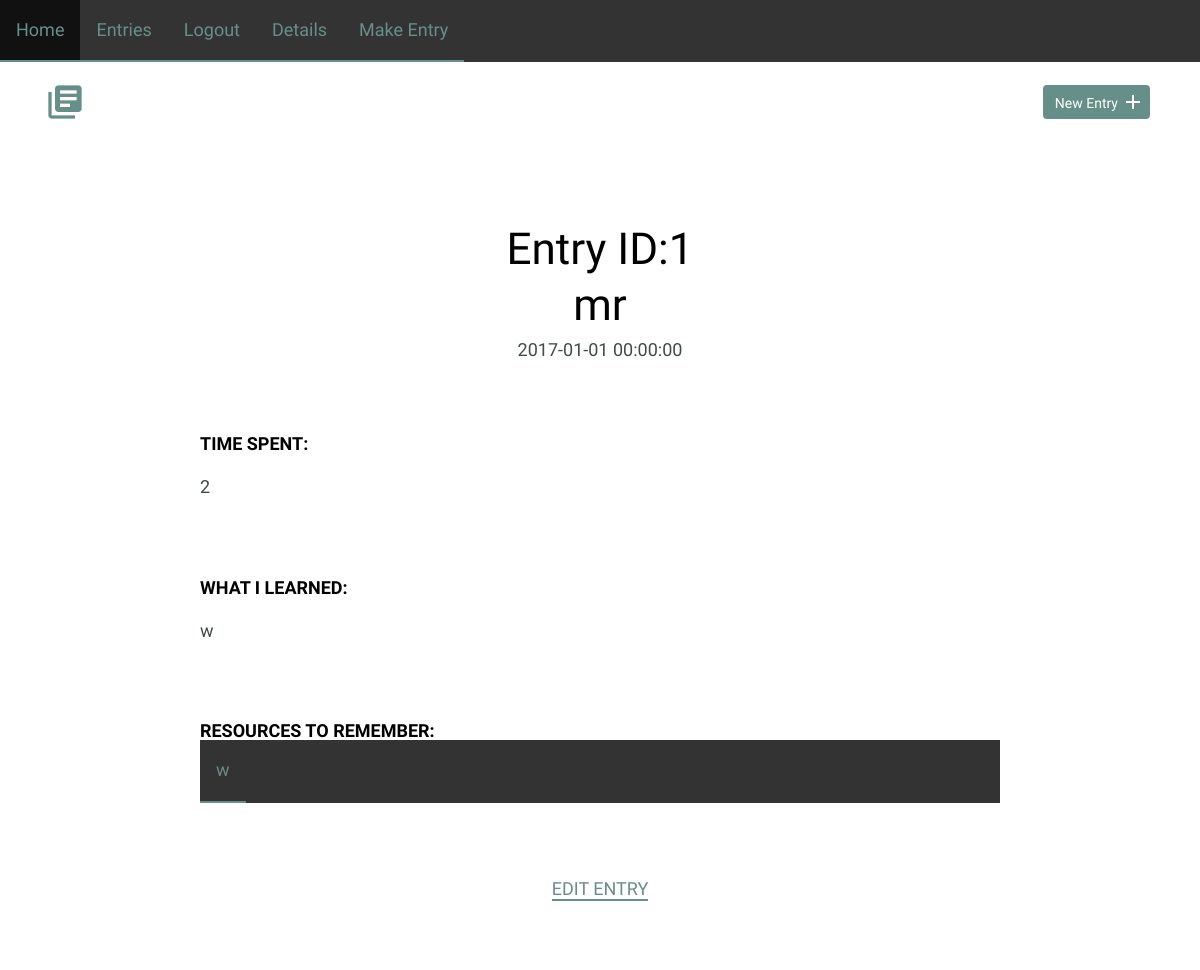
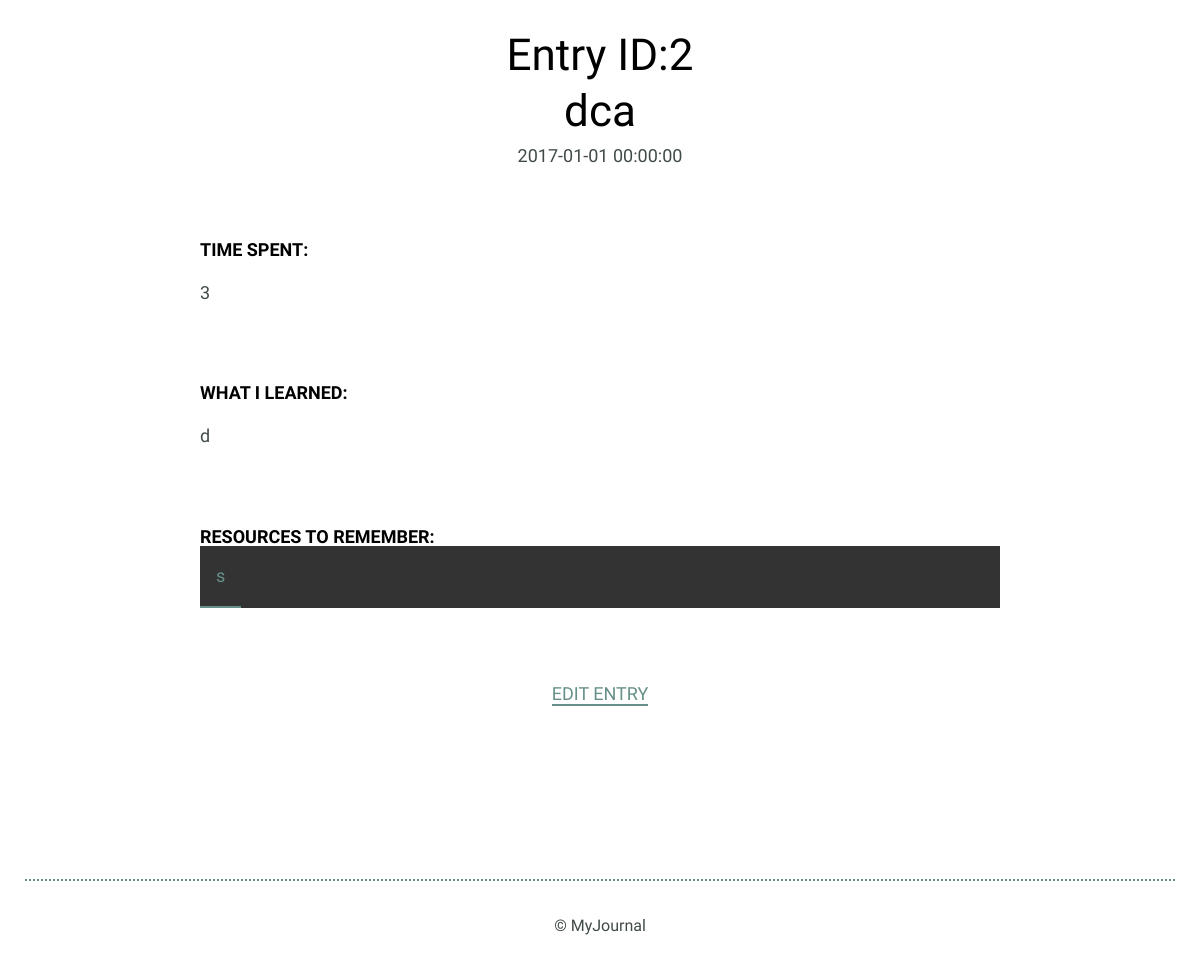
Page /details (signed in) on the earlier database version (2 pictures, top to bottom).
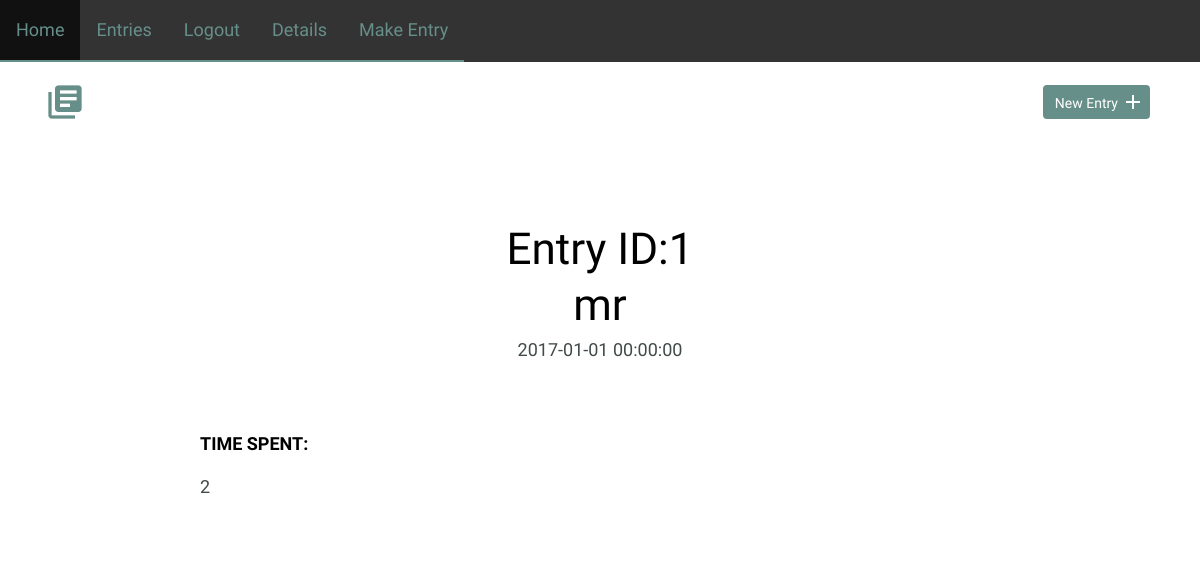
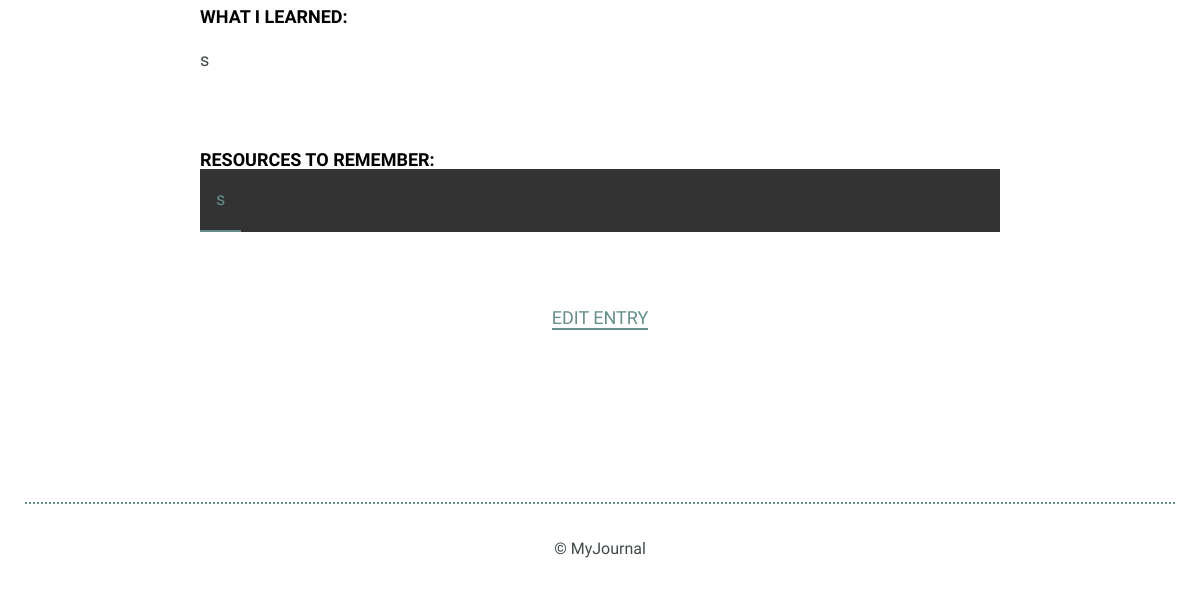
Same page on the later database version (2 pictures, top to bottom).
### Learning_Journal/models.py (models this page shows, shortened)
class Journal_Entry(db.Model, UserMixin):
    users = db.relationship(User)
    id = db.Column(db.Integer, primary_key=True)
    title = db.Column(db.String)
    date = db.Column(db.DateTime, default=datetime.datetime.utcnow)
    time_spent = db.Column(db.Integer)
    what_i_learned = db.Column(db.Text)
    resources_to_remember = db.Column(db.Text)
    owner_id = db.Column(db.Integer, db.ForeignKey("user.id"))

### Learning_Journal/Journals/views.py (the view)
@journal_blueprint.route("/details")
@login_required
def details():
    journals = Journal_Entry.query.all()
    return render_template("detail.html", journals=journals)

### Learning_Journal/models.py (called while the page is built)
@login_manager.user_loader
def user_loader(user_id):
    return User.query.get(user_id)

### Learning_Journal/templates/detail.html
{%  extends "base.html" %}
{% block content %}
        <header>
            <div class="container">
                <div class="site-header">
                    <a class="logo" href="index.html"><i class="material-icons">library_books</i></a>
                    <a class="button icon-right" href="{{ url_for("journal_blueprint.add_edit") }}"><span>New Entry</span> <i class="material-icons">add</i></a>
                </div>
            </div>
        </header>
        <section>
            <div class="container">
                <div class="entry-list single">
                    {% for thing in journals %}
                        <article>
                        <h1> Entry ID:{{ thing.id }}</h1>
                        <h1>{{ thing.title }}</h1>
                        <time>{{ thing.date }}</time>
                        <div class="entry">
                            <h3>Time Spent: </h3>
                            <p>{{ thing.time_spent }}</p>
                        </div>
                        <div class="entry">
                            <h3>What I Learned:</h3>
                            <p>{{ thing.what_i_learned }}</p>
                        </div>
                        <div class="entry">
                            <h3>Resources to Remember:</h3>
                            <ul>
                                <li><a href="">{{ thing.resources_to_remember }}</a></li>
                            </ul>
                        </div>
                    </article>
                    <div class="edit">
                        <p><a href="{{ url_for("journal_blueprint.update", journal_post_id=thing.id) }}">Edit Entry</a></p>
                    </div>
                    {% endfor %}
                </div>
            </div>
        </section>
        <footer>
            <div>
                &copy; MyJournal
            </div>
        </footer>
{% endblock %}

### Learning_Journal/templates/base.html (shortened to what this page needs)
<!DOCTYPE html>
<html lang="en">
<head>
    <link rel="stylesheet" href="/static/normalize.css">
    <link rel="stylesheet" href="/static/site.css">
</head>
<body>
    <ul>
        <li class=""><a href="{{ url_for("core_blueprint.index_page") }}">Home</a></li>
        <li class=""><a href="{{ url_for("core_blueprint.list_page") }}">Entries</a></li>
        {% if current_user.is_authenticated %}
        <li><a href="{{ url_for("users_blueprint.logout") }}">Logout</a></li>
        <li><a href="{{ url_for("journal_blueprint.details") }}">Details</a></li>
        <li><a href="{{ url_for("journal_blueprint.add_edit") }}">Make Entry</a></li>
        {%  else %}
        <li><a href="{{ url_for("users_blueprint.login") }}">Login</a></li>
        <li><a href="{{ url_for("users_blueprint.register") }}">Register</a></li>
        {% endif %}
    </ul>
    <div class="container">
        {% block content %}
        {% endblock %}
    </div>
</body>
</html>

### Learning_Journal/static/site.css (style rules this page uses)
body { font-size: 16px; color: #404a49; font-family: 'Cousine', serif; font-weight: 400; }
.container { margin: 0 auto; padding: 0 25px; }
header .site-header { margin: 0 auto; height: 95px; }
header .logo i { color: #678f89; margin: 20px 0 0 -5px; float: left; font-size: 40px; }
header .button { float: right; margin: 33px 0 0 0; }
footer { text-align: center; padding: 35px 0; border-top: 2px dotted #678f89; }
.button { padding: 8px 10px 6px 10px; background: #678f89; border: 2px solid #678f89; border-radius: 4px; text-decoration: none; color: #FFF; position: relative; text-align: center; font-size: 14px; }
.button.icon-right { padding-right: 30px; top: -10px; }
.button.icon-right i { position: absolute; top: 3px; right: 3px; }
h1, h2, h3 { margin: 0; font-weight: 400; line-height: 1em; color: #000; }
h1 { font-size: 44px; margin-bottom: 12px; }
h3 { font-size: 18px; font-family: 'Work Sans', serif; font-weight: 600; text-transform: uppercase; }
p { line-height: 1.8em; font-size: 18px; }
p a { border-bottom: 2px solid #678f89; padding: 0; color: #678f89; text-decoration: none; }
ul li { line-height: 1.8em; font-size: 18px; }
ul li a { border-bottom: 2px solid #678f89; line-height: 1.8em; color: #678f89; text-decoration: none; }
ul { list-style-type: none; margin: 0; padding: 0; overflow: hidden; background-color: #333; }
li { float: left; }
li a { display: block; color: white; text-align: center; padding: 14px 16px; text-decoration: none; }
.entry-list, .edit-entry, .new-entry { max-width: 800px; margin: 0 auto; padding: 70px 0 150px 0; }
.entry-list article { margin-bottom: 70px; text-align: center; }
.entry-list.single { padding-bottom: 70px; }
.entry-list.single time { font-size: 18px; }
.entry { max-width: 800px; margin: 75px auto 0 auto; text-align: left; }
.entry p { margin-bottom: 40px; }
.edit { padding-bottom: 80px; text-align: center; margin: 0 auto; }
.edit a { font-weight: 400; text-transform: uppercase; font-size: 18px; }

Differences in the rows shown:
removed Journal_Entry: id "2", title "dca", date "2017-01-01 00:00:00", time_spent "3", what_i_learned "d", resources_to_remember "s"
changed Journal_Entry "mr": what_i_learned "w" → "s"; resources_to_remember "w" → "s"
